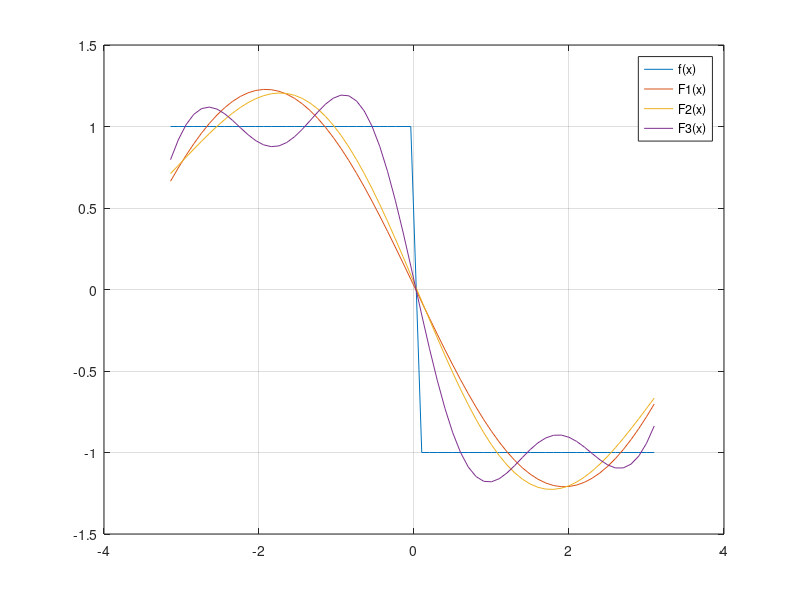

This chart was generated by the following MATLAB code:
clear; clc; close all;

% Description: Finds fourier coefficients
dx = 0.1;
x = [-pi:dx:0, dx:dx:pi];
y = (x<0) - (x>=0);

a0 =    0.008871;  
a1 =     0.01297; 
b1 =      -1.219;
w =      0.8159;
fittedmodel1 = @(x) a0 + a1*cos(x*w) + b1*sin(x*w);

plot(x,y,'DisplayName','f(x)')
hold on
plot(x,fittedmodel1(x),'DisplayName','F1(x)')

a0 =     0.02991; 
a1 =    -0.02773; 
b1 =      -1.132; 
a2 =     0.03993; 
b2 =     -0.2365; 
w =      0.7062 ; 

fittedmodel2 = @(x) a0 + a1*cos(x*w) + b1*sin(x*w) + ...
       a2*cos(2*x*w) + b2*sin(2*x*w);

plot(x,fittedmodel2(x),'DisplayName','F2(x)')

a0 =     0.00988;
a1 =     0.01285;
b1 =      -1.253;
a2 =     0.01893;
b2 =    -0.03935;
a3 =     0.01441;
b3 =     -0.3673;
w =      0.8751;

fittedmodel3 = @(x) a0 + a1*cos(x*w) + b1*sin(x*w) + ...
       a2*cos(2*x*w) + b2*sin(2*x*w) + a3*cos(3*x*w) + b3*sin(3*x*w);

plot(x,fittedmodel3(x),'DisplayName','F3(x)')
grid on
legend show
